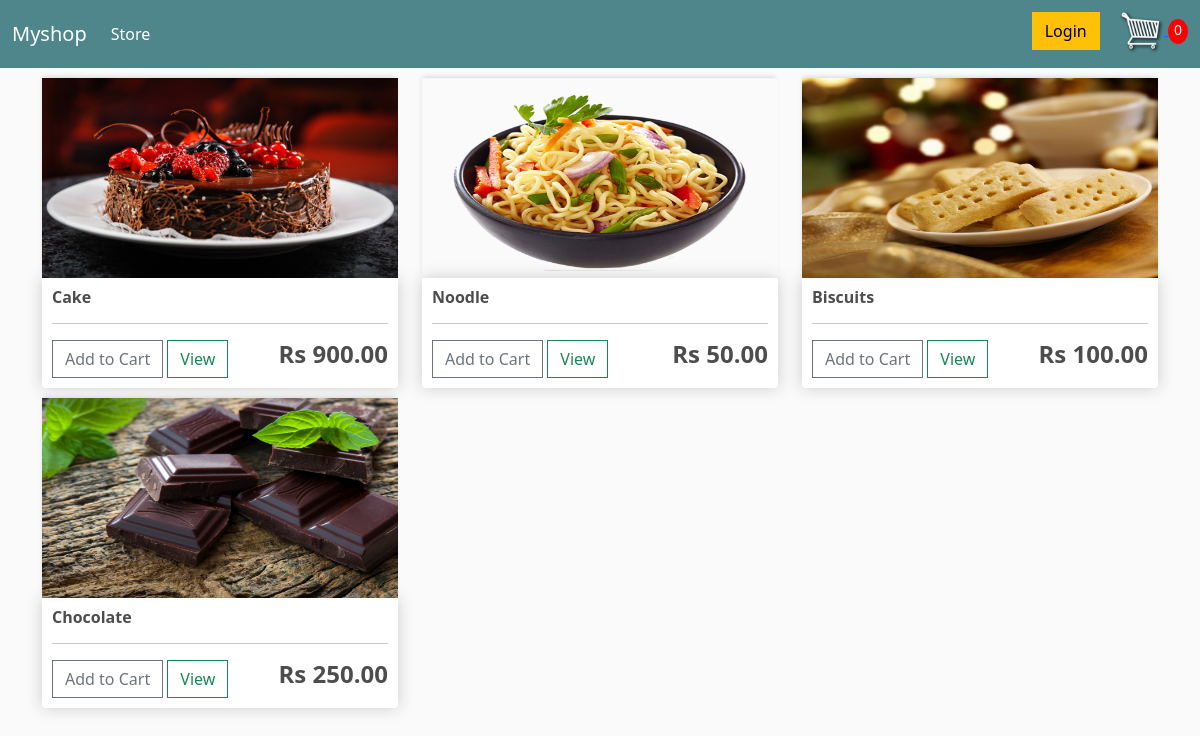
The page / on the database its author committed.
### myapp/models.py (models this page shows, shortened)
class Product(models.Model):
    name = models.CharField(max_length=255, null=True)
    price = models.FloatField()
    digital = models.BooleanField(default=False, null=True, blank=False)
    image = models.ImageField(null = True, blank = True)
    @property
    def imageURL(self):
        try:
            url = self.image.url
        except:
            url = ''
        return url

### myapp/views.py (the view)
# urls.py: path('',views.store, name="store"),
def store(request):
    if request.user.is_authenticated:
        customer = request.user.customer
        order, created = Order.objects.get_or_create(customer=customer, complete=False)
        items = order.orderitems_set.all()
        cartItems = order.get_cart_items
    else:
        items = []
        order = {'get_cart_items':0, 'get_cart_total': 0}
        cartItems = order['get_cart_items']
    products = Product.objects.all()
    context = {
        'products':products,
        'cartItems': cartItems,
    }
    return render(request, 'store.html', context)

### myapp/templates/store.html
{% extends 'index.html' %}
{% load static %}
{% block content %}
    <div class="row">
        {% for product in products %}
        <div class="col-lg-4">
            <img class="thumbnail" src="{{product.imageURL}}">
            <div class="box-element product">
                <h6><strong>{{product.name}}</strong></h6>
				<hr>
				<button data-product="{{product.id}}" data-action="add" class="btn btn-outline-secondary add-btn update-cart">Add to Cart</button>
				<a class="btn btn-outline-success" href="#">View</a>
				<h4 style="display: inline-block; float: right"><strong>Rs {{product.price|floatformat:2}}</strong></h4>
            </div>
        </div>
        {% endfor %}
    </div>
{% endblock content%}

### myapp/static/css/index.css (style rules this page uses)
body { background-color: hsl(0, 0%, 98%); }
h1,h2,h3,h4,h5,h6 { color:hsl(0, 0%, 30%); }
.box-element { box-shadow:hsl(0, 0%, 80%) 0 0 16px; background-color: #fff; border-radius: 4px; padding: 10px; }
.thumbnail { width: 100%; height: 200px; -webkit-box-shadow: -1px -3px 5px -2px rgba(214,214,214,1); -moz-box-shadow: -1px -3px 5px -2px rgba(214,214,214,1); box-shadow: -1px -3px 5px -2px rgba(214,214,214,1); }
.product { border-radius: 0 0 4px 4px; }
.col-lg-4, .col-lg-6, .col-lg-8, .col-lg-12 { margin-top: 10px; }
.btn { border-radius: 0; }

### rows shown on the page
Product: imageURL (picture), name "Cake", price "900.00"
Product: imageURL (picture), name "Noodle", price "50.00"
Product: imageURL (picture), name "Biscuits", price "100.00"
Product: imageURL (picture), name "Chocolate", price "250.00"

### other values the page prints
{{ cartItems }} "0"
